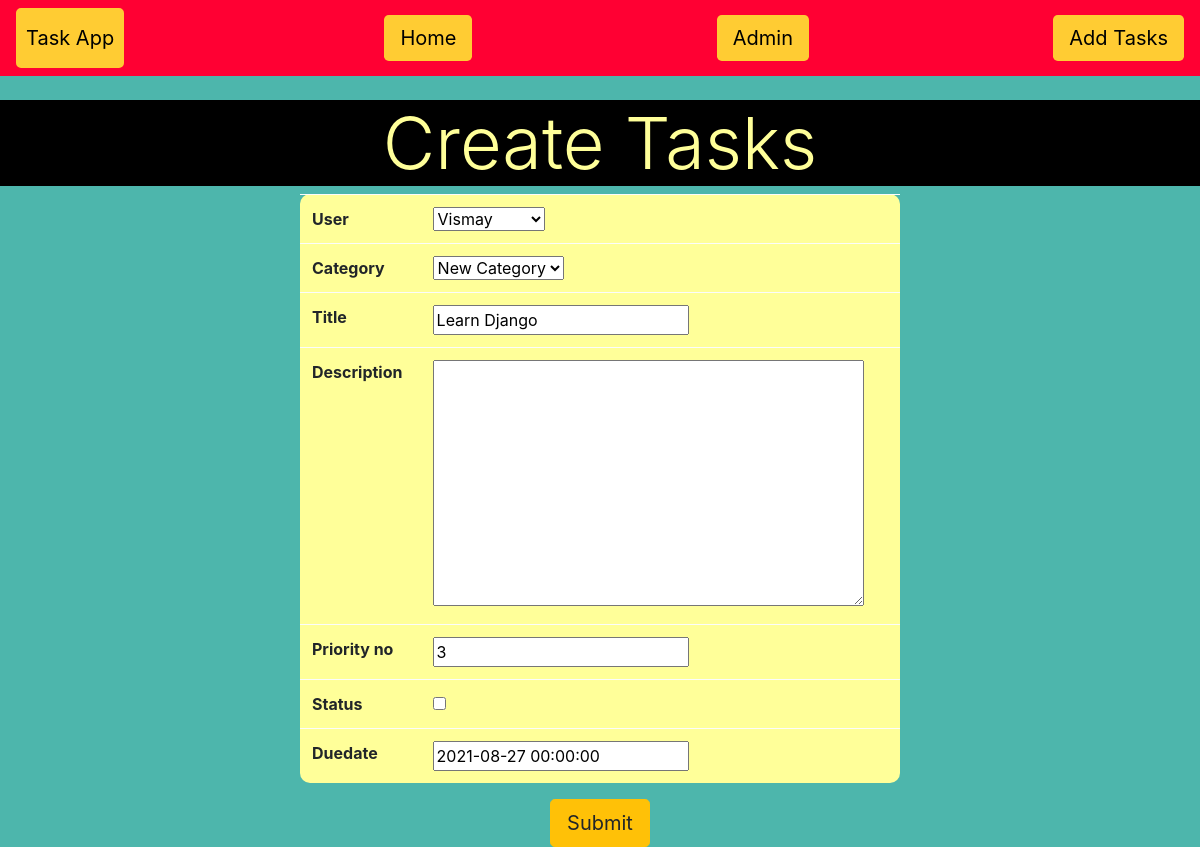
Page /ToDoApp/task/update/3 on the committed database.
### ToDoApp/models.py (models this page shows, shortened)
class Task(models.Model):
	user = models.ForeignKey(AppUser, on_delete = models.CASCADE,null=True,blank=True)
	category = models.ForeignKey(Task_Category,null=True,on_delete = models.SET_NULL)
	title = models.CharField(max_length = 50)
	description = models.TextField(blank = True)
	priority_no = models.PositiveIntegerField(blank = True)
	status = models.BooleanField(default=False,blank = True)
	duedate = models.DateTimeField(blank = True)
	class Meta:
		ordering = ['status']

### ToDoApp/views.py (the view)
# urls.py: path('task/update/<int:task_id>', views.update_task),
def update_task(request, task_id):
    task_id = int(task_id)
    try:
        task_sel = Task.objects.get(id = task_id)
    except Task.DoesNotExist:
        return redirect('ToDoApp:taskindex')
    task_form = TaskForm(request.POST or None, instance = task_sel)
    if task_form.is_valid():
       task_form.save()
       return redirect('ToDoApp:taskindex')
    return render(request, 'ToDoApp/upload_form.html', {'upload_form':task_form})

### ToDoApp/forms.py
class TaskForm(forms.ModelForm):
    class Meta:
        model = Task
        fields = '__all__'

### ToDoApp/models.py (called while the page is built)
	def __str__(self):
		return self.title

### ToDoApp/templates/ToDoApp/upload_form.html (shortened to what this page needs)
{% extends 'ToDoApp/task_list.html' %}
{% block content %}
    <center>
    <h1 class="display-3" style="background-color:#000000;color:#FFFF99;">Create Tasks</h1>
    <form method = 'POST' enctype="multipart/form-data">
        <table class = 'w-50 table table-light' style="border-radius:10px;background-color:#FFFF99;">
            {% for field in upload_form %}
            <tr>
                <th>{{field.label}}</th>
                <td>{{ field }}</td>
            </tr>
            {% endfor %}
        </table>
        <button type="submit" class="btn btn-lg btn-warning">Submit</button>
    </form>
</center>
{% endblock %}

### rows in the picture
Task: upload_form "Vismay" "New Category" "Learn Django" "3" "2021-08-27 00:00:00"

### other values in the picture
{{ field.label }} "User" "Category" "Title" "Description" "Priority no" "Status" "Duedate"
